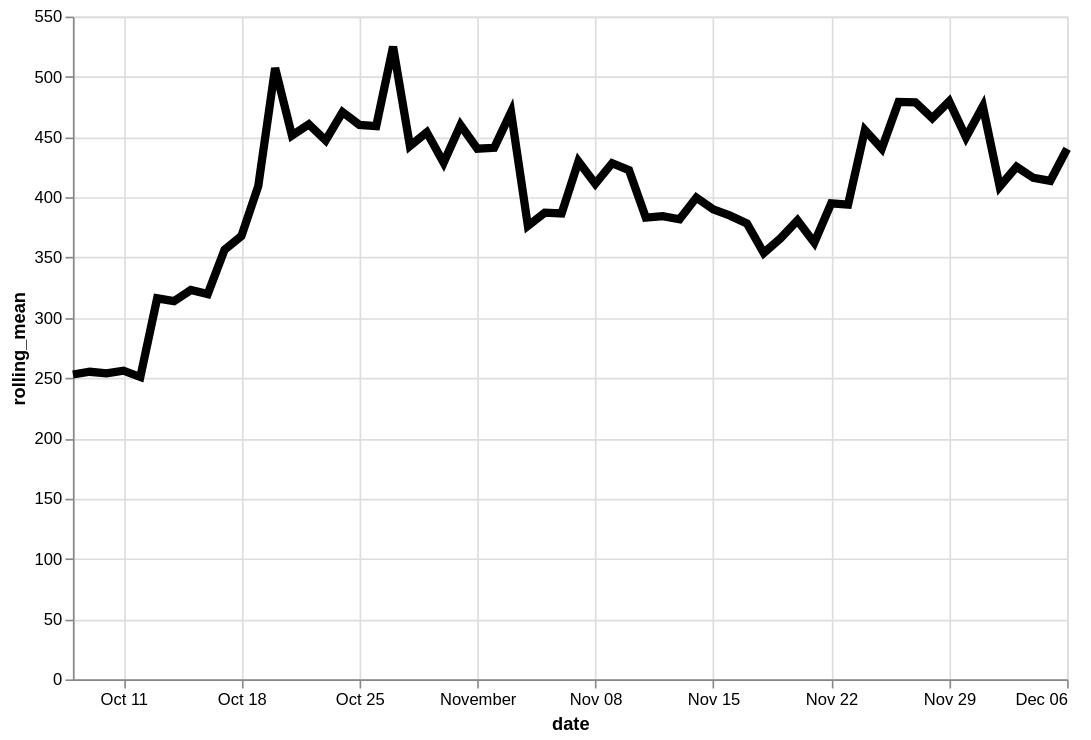

Write a Vega-Lite specification for this figure.
### Vega-Lite specification from a JSON file in a GitHub repository (floating-point values rounded to 4 significant figures)
{"config": {"view": {"continuousWidth": 400, "continuousHeight": 300}}, "data": {"name": "data-06a5f65719ebed0161a8490426740be7"}, "mark": {"type": "line", "color": "black", "size": 5}, "encoding": {"x": {"type": "temporal", "field": "date"}, "y": {"type": "quantitative", "field": "rolling_mean"}}, "height": 400, "transform": [{"window": [{"op": "mean", "field": "logavg", "as": "rolling_mean"}], "frame": [-7, 0]}], "width": 600, "$schema": "https://vega.github.io/schema/vega-lite/v4.8.1.json", "datasets": {"data-06a5f65719ebed0161a8490426740be7": [{"date": "2020-10-08", "logavg": 253.0}, {"date": "2020-10-09", "logavg": 257.5}, {"date": "2020-10-10", "logavg": 251.4}, {"date": "2020-10-11", "logavg": 262.5}, {"date": "2020-10-12", "logavg": 230.0}, {"date": "2020-10-13", "logavg": 642.7}, {"date": "2020-10-14", "logavg": 300.0}, {"date": "2020-10-15", "logavg": 388.0}, {"date": "2020-10-16", "logavg": 225.8}, {"date": "2020-10-17", "logavg": 551.0}, {"date": "2020-10-18", "logavg": 343.0}, {"date": "2020-10-19", "logavg": 594.4}, {"date": "2020-10-20", "logavg": 1013.0}, {"date": "2020-10-21", "logavg": 194.6}, {"date": "2020-10-22", "logavg": 375.0}, {"date": "2020-10-23", "logavg": 280.8}, {"date": "2020-10-24", "logavg": 413.9}, {"date": "2020-10-25", "logavg": 465.8}, {"date": "2020-10-26", "logavg": 334.7}, {"date": "2020-10-27", "logavg": 1122.0}, {"date": "2020-10-28", "logavg": 354.1}, {"date": "2020-10-29", "logavg": 285.6}, {"date": "2020-10-30", "logavg": 172.9}, {"date": "2020-10-31", "logavg": 531.0}, {"date": "2020-11-01", "logavg": 256.3}, {"date": "2020-11-02", "logavg": 471.9}, {"date": "2020-11-03", "logavg": 571.5}, {"date": "2020-11-04", "logavg": 366.7}, {"date": "2020-11-05", "logavg": 441.9}, {"date": "2020-11-06", "logavg": 280.4}, {"date": "2020-11-07", "logavg": 518.8}, {"date": "2020-11-08", "logavg": 381.9}, {"date": "2020-11-09", "logavg": 393.6}, {"date": "2020-11-10", "logavg": 425.2}, {"date": "2020-11-11", "logavg": 256.7}, {"date": "2020-11-12", "logavg": 376.0}, {"date": "2020-11-13", "logavg": 422.1}, {"date": "2020-11-14", "logavg": 424.2}, {"date": "2020-11-15", "logavg": 440.2}, {"date": "2020-11-16", "logavg": 340.4}, {"date": "2020-11-17", "logavg": 341.7}, {"date": "2020-11-18", "logavg": 229.4}, {"date": "2020-11-19", "logavg": 354.5}, {"date": "2020-11-20", "logavg": 494.0}, {"date": "2020-11-21", "logavg": 274.8}, {"date": "2020-11-22", "logavg": 684.5}, {"date": "2020-11-23", "logavg": 431.7}, {"date": "2020-11-24", "logavg": 835.9}, {"date": "2020-11-25", "logavg": 218.6}, {"date": "2020-11-26", "logavg": 539.6}, {"date": "2020-11-27", "logavg": 351.8}, {"date": "2020-11-28", "logavg": 388.8}, {"date": "2020-11-29", "logavg": 386.7}, {"date": "2020-11-30", "logavg": 446.0}, {"date": "2020-12-01", "logavg": 636.7}, {"date": "2020-12-02", "logavg": 303.7}, {"date": "2020-12-03", "logavg": 349.8}, {"date": "2020-12-04", "logavg": 465.7}, {"date": "2020-12-05", "logavg": 331.7}, {"date": "2020-12-06", "logavg": 602.1}]}}
